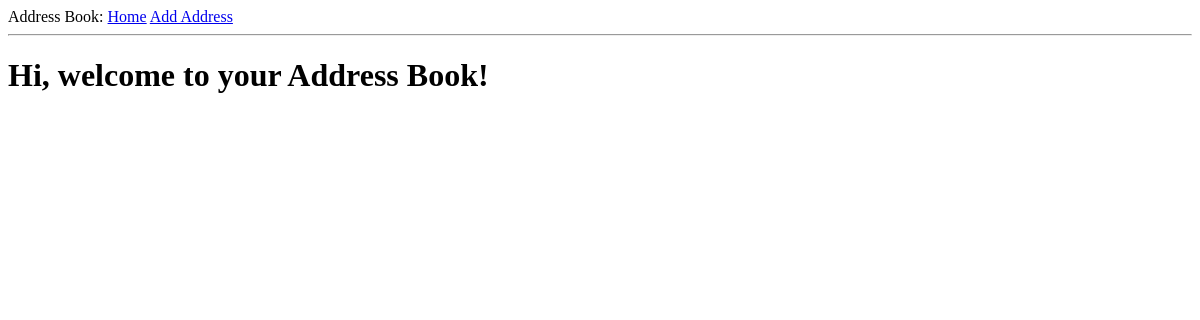
The page /index on the database as committed earlier.
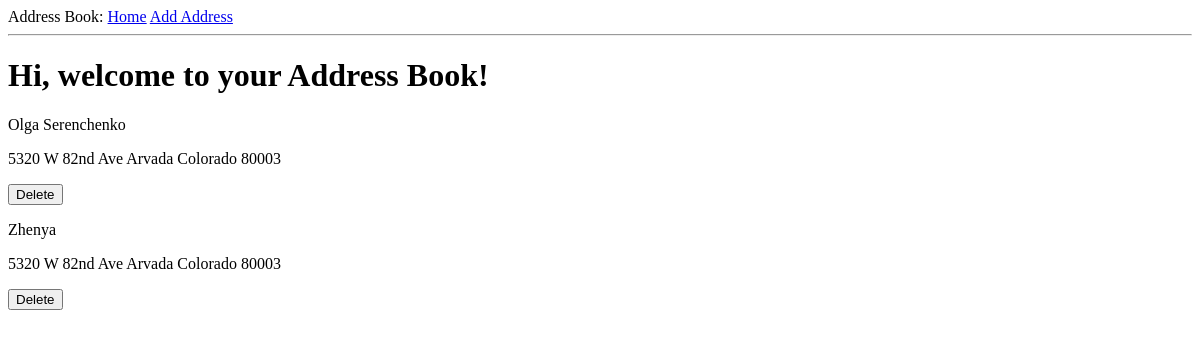
The same page on the database as committed later.
### app/models.py (models this page shows, shortened)
class Addresses(db.Model):
    id = db.Column(db.Integer, primary_key=True)
    name = db.Column(db.String(120), index=True)
    address = db.Column(db.String(120), index=True)
    city = db.Column(db.String(120), index=True)
    state = db.Column(db.String(120), index=True)
    zipcode = db.Column(db.String(120), index=True)

### app/routes.py (the view)
@app.route('/')
@app.route('/index')
def index():
    addresses = Addresses.query.all()
    return render_template('index.html', title='Home', addresses=addresses)

### app/templates/index.html
{% extends "base.html" %}
{% block content %}
    <h1>Hi, welcome to your Address Book!</h1>
    <div>
      {% for address in addresses %}
        <p>{{ address.name }}</p>
        <p>{{ address.address }} {{address.city}} {{address.state}} {{address.zipcode}}</p>
        <a href="{{ url_for('delete', id=address.id) }}"><button>Delete</button></a>
      {% endfor %}
    </div>
{% endblock %}

### app/templates/base.html (shortened to what this page needs)
<html>
  <head>
  </head>
  <body>
      <div>
          Address Book:
          <a href="{{ url_for('index') }}">Home</a>
          <a href="{{ url_for('add') }}">Add Address</a>
      </div>
      <hr>
      {% block content %}{% endblock %}
  </body>
</html>

Rows that differ between the two databases and show on the page:
added Addresses: name "Olga Serenchenko", address "5320 W 82nd Ave", city "Arvada", state "Colorado", zipcode "80003"
added Addresses: name "Zhenya", address "5320 W 82nd Ave", city "Arvada", state "Colorado", zipcode "80003"
